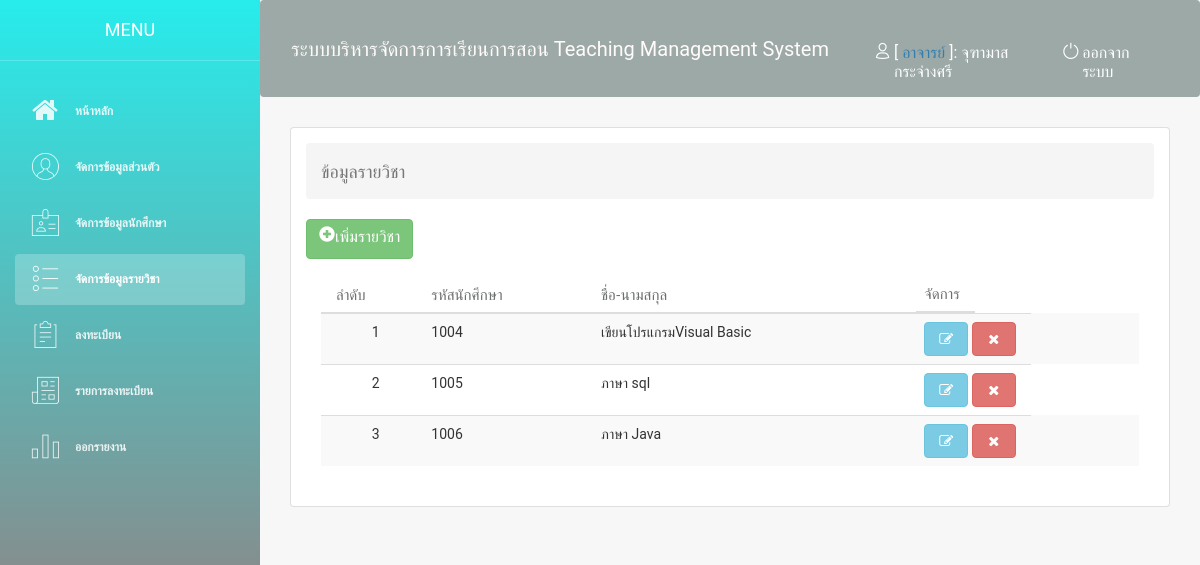
The page /subject_tech.php (signed in) on the database its author committed.
### tables this page shows
CREATE TABLE `subjected` (
  `su_id` int(11) NOT NULL,
  `su_no` varchar(20) NOT NULL,
  `su_name` varchar(50) NOT NULL,
  `su_year` varchar(20) NOT NULL
);

### subject_tech.php (the view, shortened to what this page needs)
<?php
include ("connect.php");
include ("header.php");
  $strSQL3 = "SELECT * FROM subjected ";
  $objQuery3 = mysqli_query($con,$strSQL3) or die ("Error Query [".$strSQL2."]");
?>
  <link rel="stylesheet" href="https://maxcdn.bootstrapcdn.com/bootstrap/3.3.7/css/bootstrap.min.css">
        <div class="content">
                <div class="container-fluid">
                    <div class="card">
          <div class="card-body">
            <ol class="breadcrumb">
    <li class="breadcrumb-item active"><h4>ข้อมูลรายวิชา</h4></li>
</ol>
            <a href="tech_subjected.php" class="btn btn-success" ><p class="glyphicon glyphicon-plus-sign">เพิ่มรายวิชา</p></a>
<div class="card-body">
  <table class="table table-striped" id="example">
                <thead>
                    <tr>
                        <th >ลำดับ</th>
                        <th >รหัสนักศึกษา</th>
                        <th >ชื่อ-นามสกุล</th>
                        <th >จัดการ</th>
                    </tr>
                </thead>
                <tbody>
                 <?php
 $i=1;
   while($objResult3 = mysqli_fetch_array($objQuery3))
{
   ?>
  <tr>
  <td><div align="center">
    <?php
  echo $i;
$i++;
  ?>
</div>
  </td>
    <td>
  <?php
  echo $objResult3["su_no"];
  ?>
  </td>
<td> <?php
  echo $objResult3["su_name"];
  ?>
</td>
<td>
<div align="center">
<A HREF="su_tech_edit.php?su_id=<?=$objResult3["su_id"]?>" title="แก้ไข" class="btn btn-info"  onclick="return confirm('คุณต้องการแก้ไขหรือไม่ Y/N');"><i class="fa fa-edit" ></i></a>
 <A HREF="su_tech_del.php?su_id=<?=$objResult3["su_id"]?>" title="ลบ" class="btn btn-danger"  onclick="return confirm('คุณต้องการลบหรือไม่ Y/N');"><i class="fa fa-close" ></i></a></div>
</td>
                    </tr>
                   <?php
                    }
                    ?>
                </tbody>
            </table>
            </div>
                    </div>
                </div>
            </div>
       <link rel="stylesheet" href="https://maxcdn.bootstrapcdn.com/bootstrap/3.3.7/css/bootstrap.min.css">
        <link rel="stylesheet" href="https://maxcdn.bootstrapcdn.com/bootstrap/3.3.7/css/bootstrap.min.css">
        <link rel="stylesheet" type="text/css" href="http://cdn.datatables.net/1.10.12/css/jquery.dataTables.css">

### rows shown on the page
subjected: su_no "1004", su_name "เขียนโปรแกรมVisual Basic"
subjected: su_no "1005", su_name "ภาษา sql"
subjected: su_no "1006", su_name "ภาษา Java"

### other values the page prints
$typeuser "อาจารย์"
$_SESSION["User"] "จุฑามาส กระจ่างศรี"
